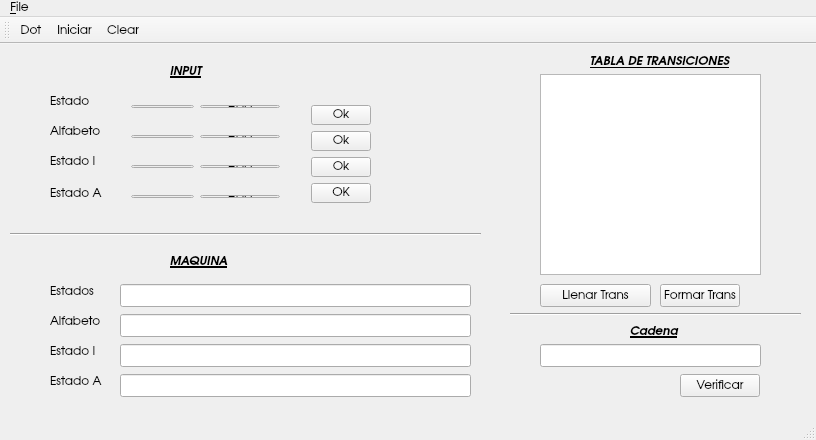
<?xml version="1.0" encoding="UTF-8"?>
<ui version="4.0">
 <class>MainWindow</class>
 <widget class="QMainWindow" name="MainWindow">
  <property name="geometry">
   <rect>
    <x>0</x>
    <y>0</y>
    <width>816</width>
    <height>440</height>
   </rect>
  </property>
  <property name="font">
   <font>
    <family>TeX Gyre Adventor</family>
   </font>
  </property>
  <property name="windowTitle">
   <string>Automata Finito Determinado</string>
  </property>
  <widget class="QWidget" name="centralWidget">
   <widget class="QTableView" name="tableViewTransiciones">
    <property name="geometry">
     <rect>
      <x>540</x>
      <y>30</y>
      <width>221</width>
      <height>201</height>
     </rect>
    </property>
   </widget>
   <widget class="QPushButton" name="btnLlenartransiciones">
    <property name="geometry">
     <rect>
      <x>540</x>
      <y>240</y>
      <width>111</width>
      <height>23</height>
     </rect>
    </property>
    <property name="text">
     <string>Llenar Trans</string>
    </property>
   </widget>
   <widget class="QLabel" name="labelTitleTransiciones">
    <property name="geometry">
     <rect>
      <x>590</x>
      <y>10</y>
      <width>141</width>
      <height>16</height>
     </rect>
    </property>
    <property name="font">
     <font>
      <weight>75</weight>
      <italic>true</italic>
      <bold>true</bold>
      <underline>true</underline>
     </font>
    </property>
    <property name="cursor">
     <cursorShape>CrossCursor</cursorShape>
    </property>
    <property name="text">
     <string>TABLA DE TRANSICIONES</string>
    </property>
   </widget>
   <widget class="Line" name="lineHorizontal1">
    <property name="geometry">
     <rect>
      <x>10</x>
      <y>180</y>
      <width>471</width>
      <height>20</height>
     </rect>
    </property>
    <property name="orientation">
     <enum>Qt::Horizontal</enum>
    </property>
   </widget>
   <widget class="QLabel" name="labelINPUT">
    <property name="geometry">
     <rect>
      <x>170</x>
      <y>20</y>
      <width>59</width>
      <height>15</height>
     </rect>
    </property>
    <property name="font">
     <font>
      <weight>75</weight>
      <italic>true</italic>
      <bold>true</bold>
      <underline>true</underline>
     </font>
    </property>
    <property name="cursor">
     <cursorShape>CrossCursor</cursorShape>
    </property>
    <property name="text">
     <string>INPUT</string>
    </property>
   </widget>
   <widget class="QLabel" name="labelMAQUINA">
    <property name="geometry">
     <rect>
      <x>170</x>
      <y>210</y>
      <width>59</width>
      <height>15</height>
     </rect>
    </property>
    <property name="font">
     <font>
      <weight>75</weight>
      <italic>true</italic>
      <bold>true</bold>
      <underline>true</underline>
      <strikeout>false</strikeout>
      <kerning>true</kerning>
     </font>
    </property>
    <property name="cursor">
     <cursorShape>CrossCursor</cursorShape>
    </property>
    <property name="tabletTracking">
     <bool>false</bool>
    </property>
    <property name="text">
     <string>MAQUINA</string>
    </property>
    <property name="scaledContents">
     <bool>false</bool>
    </property>
   </widget>
   <widget class="QLabel" name="labelEstado">
    <property name="geometry">
     <rect>
      <x>50</x>
      <y>50</y>
      <width>51</width>
      <height>16</height>
     </rect>
    </property>
    <property name="text">
     <string>Estado</string>
    </property>
   </widget>
   <widget class="QLabel" name="labelAlfabeto">
    <property name="geometry">
     <rect>
      <x>50</x>
      <y>80</y>
      <width>61</width>
      <height>16</height>
     </rect>
    </property>
    <property name="text">
     <string>Alfabeto</string>
    </property>
   </widget>
   <widget class="QLabel" name="labelEstadoInicial">
    <property name="geometry">
     <rect>
      <x>50</x>
      <y>110</y>
      <width>51</width>
      <height>16</height>
     </rect>
    </property>
    <property name="text">
     <string>Estado I</string>
    </property>
   </widget>
   <widget class="QWidget" name="layoutWidget">
    <property name="geometry">
     <rect>
      <x>120</x>
      <y>50</y>
      <width>171</width>
      <height>25</height>
     </rect>
    </property>
    <layout class="QHBoxLayout" name="Estado">
     <item>
      <widget class="QLineEdit" name="txtEstado"/>
     </item>
     <item>
      <spacer name="horizontalSpacer">
       <property name="orientation">
        <enum>Qt::Horizontal</enum>
       </property>
       <property name="sizeHint" stdset="0">
        <size>
         <width>40</width>
         <height>20</height>
        </size>
       </property>
      </spacer>
     </item>
     <item>
      <widget class="QPushButton" name="btnAddEstado">
       <property name="text">
        <string>Add</string>
       </property>
      </widget>
     </item>
    </layout>
   </widget>
   <widget class="QWidget" name="layoutWidget">
    <property name="geometry">
     <rect>
      <x>120</x>
      <y>80</y>
      <width>171</width>
      <height>25</height>
     </rect>
    </property>
    <layout class="QHBoxLayout" name="Alfabeto">
     <item>
      <widget class="QLineEdit" name="txtAlfabeto"/>
     </item>
     <item>
      <spacer name="horizontalSpacer_2">
       <property name="orientation">
        <enum>Qt::Horizontal</enum>
       </property>
       <property name="sizeHint" stdset="0">
        <size>
         <width>40</width>
         <height>20</height>
        </size>
       </property>
      </spacer>
     </item>
     <item>
      <widget class="QPushButton" name="btnAddAlfabeto">
       <property name="text">
        <string>Add</string>
       </property>
      </widget>
     </item>
    </layout>
   </widget>
   <widget class="QLabel" name="labelEstadoAceptacion">
    <property name="geometry">
     <rect>
      <x>50</x>
      <y>140</y>
      <width>141</width>
      <height>20</height>
     </rect>
    </property>
    <property name="text">
     <string>Estado A</string>
    </property>
   </widget>
   <widget class="QWidget" name="layoutWidget">
    <property name="geometry">
     <rect>
      <x>120</x>
      <y>110</y>
      <width>171</width>
      <height>25</height>
     </rect>
    </property>
    <layout class="QHBoxLayout" name="EstadoInicial">
     <item>
      <widget class="QLineEdit" name="txtEstadoInicial"/>
     </item>
     <item>
      <spacer name="horizontalSpacer_3">
       <property name="orientation">
        <enum>Qt::Horizontal</enum>
       </property>
       <property name="sizeHint" stdset="0">
        <size>
         <width>40</width>
         <height>20</height>
        </size>
       </property>
      </spacer>
     </item>
     <item>
      <widget class="QPushButton" name="btnAddEstadoInicial">
       <property name="text">
        <string>Add</string>
       </property>
      </widget>
     </item>
    </layout>
   </widget>
   <widget class="QWidget" name="layoutWidget">
    <property name="geometry">
     <rect>
      <x>120</x>
      <y>140</y>
      <width>171</width>
      <height>25</height>
     </rect>
    </property>
    <layout class="QHBoxLayout" name="EstadoAceptacion">
     <item>
      <widget class="QLineEdit" name="txtEstadoAceptacion">
       <property name="enabled">
        <bool>true</bool>
       </property>
      </widget>
     </item>
     <item>
      <spacer name="horizontalSpacer_4">
       <property name="orientation">
        <enum>Qt::Horizontal</enum>
       </property>
       <property name="sizeHint" stdset="0">
        <size>
         <width>40</width>
         <height>20</height>
        </size>
       </property>
      </spacer>
     </item>
     <item>
      <widget class="QPushButton" name="btnAddEstadoAceptacion">
       <property name="text">
        <string>Add</string>
       </property>
      </widget>
     </item>
    </layout>
   </widget>
   <widget class="QLineEdit" name="txtEstados">
    <property name="geometry">
     <rect>
      <x>120</x>
      <y>240</y>
      <width>351</width>
      <height>23</height>
     </rect>
    </property>
    <property name="readOnly">
     <bool>true</bool>
    </property>
   </widget>
   <widget class="QLabel" name="labelEstados">
    <property name="geometry">
     <rect>
      <x>50</x>
      <y>240</y>
      <width>59</width>
      <height>15</height>
     </rect>
    </property>
    <property name="text">
     <string>Estados</string>
    </property>
   </widget>
   <widget class="QLabel" name="labelAlfabetos">
    <property name="geometry">
     <rect>
      <x>50</x>
      <y>270</y>
      <width>59</width>
      <height>15</height>
     </rect>
    </property>
    <property name="text">
     <string>Alfabeto</string>
    </property>
   </widget>
   <widget class="QLabel" name="labelEstadoInicial2">
    <property name="geometry">
     <rect>
      <x>50</x>
      <y>300</y>
      <width>59</width>
      <height>15</height>
     </rect>
    </property>
    <property name="text">
     <string>Estado I</string>
    </property>
   </widget>
   <widget class="QLabel" name="labelEstadosAceptaciones">
    <property name="geometry">
     <rect>
      <x>50</x>
      <y>330</y>
      <width>59</width>
      <height>15</height>
     </rect>
    </property>
    <property name="text">
     <string>Estado A</string>
    </property>
   </widget>
   <widget class="QLabel" name="labelCadena">
    <property name="geometry">
     <rect>
      <x>630</x>
      <y>280</y>
      <width>59</width>
      <height>15</height>
     </rect>
    </property>
    <property name="font">
     <font>
      <weight>75</weight>
      <italic>true</italic>
      <bold>true</bold>
      <underline>true</underline>
      <strikeout>false</strikeout>
     </font>
    </property>
    <property name="mouseTracking">
     <bool>true</bool>
    </property>
    <property name="text">
     <string>Cadena</string>
    </property>
   </widget>
   <widget class="QLineEdit" name="txtAlfabetos">
    <property name="geometry">
     <rect>
      <x>120</x>
      <y>270</y>
      <width>351</width>
      <height>23</height>
     </rect>
    </property>
    <property name="readOnly">
     <bool>true</bool>
    </property>
   </widget>
   <widget class="QLineEdit" name="txtEstadoInicial2">
    <property name="geometry">
     <rect>
      <x>120</x>
      <y>300</y>
      <width>351</width>
      <height>23</height>
     </rect>
    </property>
    <property name="readOnly">
     <bool>true</bool>
    </property>
   </widget>
   <widget class="QLineEdit" name="txtEstadosAceptaciones">
    <property name="geometry">
     <rect>
      <x>120</x>
      <y>330</y>
      <width>351</width>
      <height>23</height>
     </rect>
    </property>
    <property name="readOnly">
     <bool>true</bool>
    </property>
   </widget>
   <widget class="Line" name="lineHorizantal2">
    <property name="geometry">
     <rect>
      <x>10</x>
      <y>370</y>
      <width>471</width>
      <height>16</height>
     </rect>
    </property>
    <property name="orientation">
     <enum>Qt::Horizontal</enum>
    </property>
   </widget>
   <widget class="Line" name="lineHorizantal3">
    <property name="geometry">
     <rect>
      <x>510</x>
      <y>260</y>
      <width>291</width>
      <height>20</height>
     </rect>
    </property>
    <property name="orientation">
     <enum>Qt::Horizontal</enum>
    </property>
   </widget>
   <widget class="QLineEdit" name="txtCadena">
    <property name="geometry">
     <rect>
      <x>540</x>
      <y>300</y>
      <width>221</width>
      <height>23</height>
     </rect>
    </property>
   </widget>
   <widget class="QPushButton" name="btnVerificar">
    <property name="geometry">
     <rect>
      <x>680</x>
      <y>330</y>
      <width>80</width>
      <height>23</height>
     </rect>
    </property>
    <property name="text">
     <string>Verificar</string>
    </property>
   </widget>
   <widget class="QPushButton" name="btnFormarTransiciones">
    <property name="geometry">
     <rect>
      <x>660</x>
      <y>240</y>
      <width>80</width>
      <height>23</height>
     </rect>
    </property>
    <property name="text">
     <string>Formar Trans</string>
    </property>
   </widget>
   <widget class="QWidget" name="">
    <property name="geometry">
     <rect>
      <x>300</x>
      <y>50</y>
      <width>82</width>
      <height>121</height>
     </rect>
    </property>
    <layout class="QVBoxLayout" name="verticalLayout">
     <item>
      <widget class="QPushButton" name="ok1">
       <property name="text">
        <string>Ok</string>
       </property>
      </widget>
     </item>
     <item>
      <widget class="QPushButton" name="ok2">
       <property name="text">
        <string>Ok</string>
       </property>
      </widget>
     </item>
     <item>
      <widget class="QPushButton" name="ok3">
       <property name="text">
        <string>Ok</string>
       </property>
      </widget>
     </item>
     <item>
      <widget class="QPushButton" name="ok4">
       <property name="text">
        <string>OK</string>
       </property>
      </widget>
     </item>
    </layout>
   </widget>
  </widget>
  <widget class="QMenuBar" name="menuBar">
   <property name="geometry">
    <rect>
     <x>0</x>
     <y>0</y>
     <width>816</width>
     <height>17</height>
    </rect>
   </property>
   <widget class="QMenu" name="menu_File">
    <property name="title">
     <string>&amp;File</string>
    </property>
    <addaction name="actionDot"/>
    <addaction name="actionIniciar"/>
    <addaction name="action_Clear"/>
    <addaction name="action_Exit"/>
   </widget>
   <addaction name="menu_File"/>
  </widget>
  <widget class="QToolBar" name="mainToolBar">
   <attribute name="toolBarArea">
    <enum>TopToolBarArea</enum>
   </attribute>
   <attribute name="toolBarBreak">
    <bool>false</bool>
   </attribute>
   <addaction name="actionDot"/>
   <addaction name="actionIniciar"/>
   <addaction name="action_Clear"/>
  </widget>
  <widget class="QStatusBar" name="statusBar"/>
  <action name="action_Exit">
   <property name="icon">
    <iconset resource="resources.qrc">
     <normaloff>:/rec/close.jpeg</normaloff>:/rec/close.jpeg</iconset>
   </property>
   <property name="text">
    <string>&amp;Exit</string>
   </property>
  </action>
  <action name="actionDot">
   <property name="icon">
    <iconset resource="resources.qrc">
     <normaloff>:/rec/dot.png</normaloff>:/rec/dot.png</iconset>
   </property>
   <property name="text">
    <string>&amp;Dot</string>
   </property>
  </action>
  <action name="actionIniciar">
   <property name="icon">
    <iconset resource="resources.qrc">
     <normaloff>:/rec/Imágenes/images_qt_menu_toolbar/iniciar.jpeg</normaloff>:/rec/Imágenes/images_qt_menu_toolbar/iniciar.jpeg</iconset>
   </property>
   <property name="text">
    <string>&amp;Iniciar</string>
   </property>
  </action>
  <action name="action_Clear">
   <property name="icon">
    <iconset resource="resources.qrc">
     <normaloff>:/rec/Imágenes/images_qt_menu_toolbar/clear.jpeg</normaloff>:/rec/Imágenes/images_qt_menu_toolbar/clear.jpeg</iconset>
   </property>
   <property name="text">
    <string>&amp;Clear</string>
   </property>
  </action>
 </widget>
 <layoutdefault spacing="6" margin="11"/>
 <resources>
  <include location="resources.qrc"/>
 </resources>
 <connections/>
</ui>
